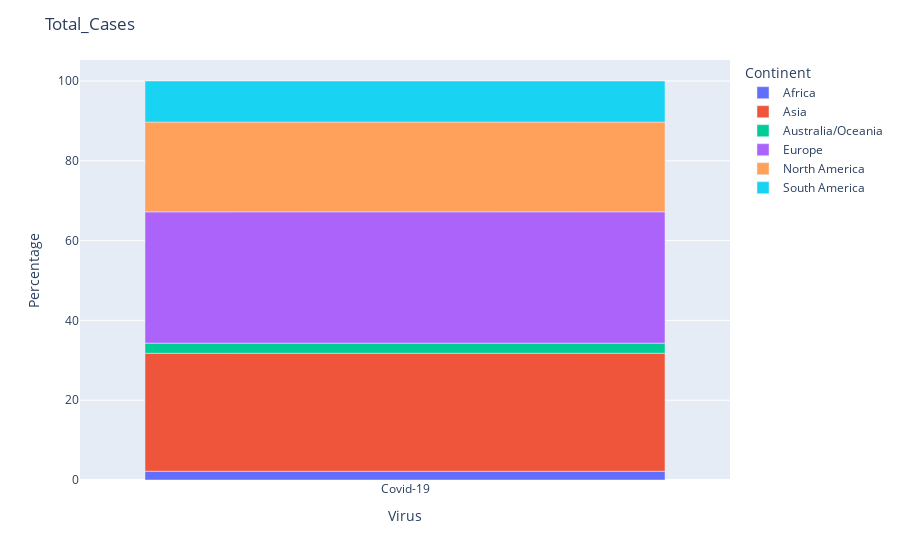
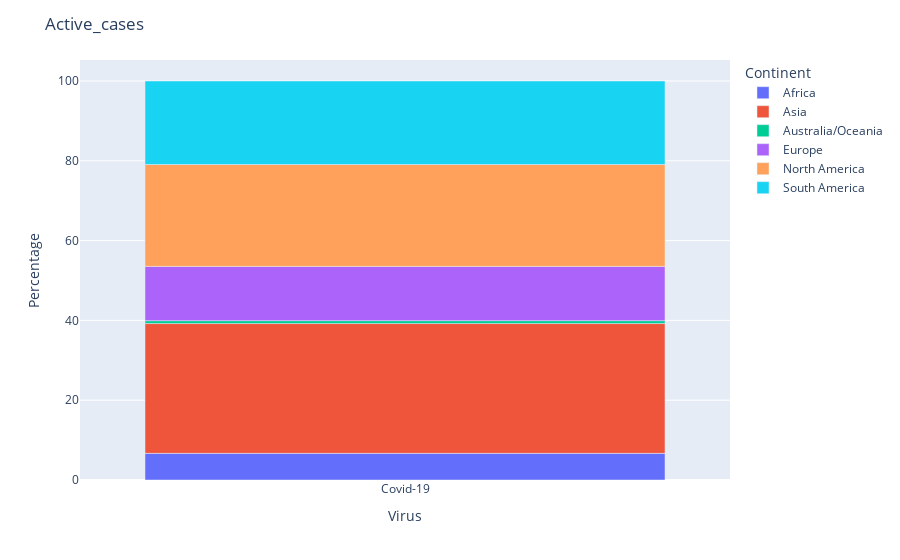
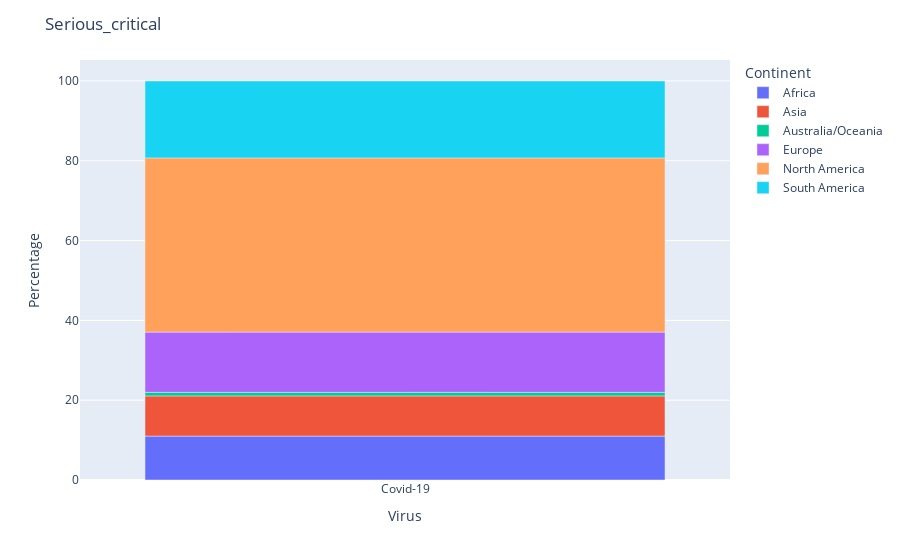
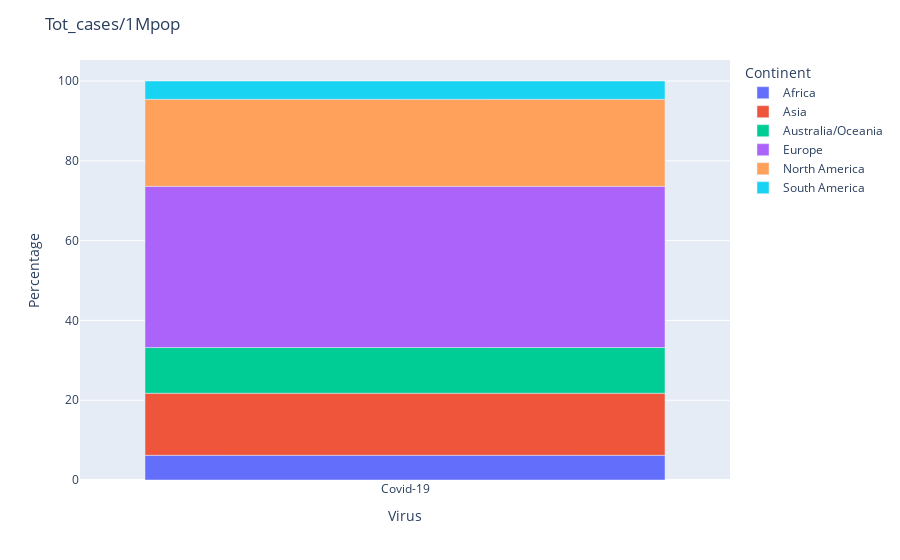

The notebook cell saved with these charts, in order:
### Code cell
continent_visuals(case_list)

### Figure 1 — Plotly figure (JSON) as saved in the notebook; plotly's stock layout.template omitted (floating-point values rounded to 4 significant figures)
{"data": [{"alignmentgroup": "True", "customdata": [[12599404]], "hovertemplate": "Continent=Africa<br>Virus=%{x}<br>Percentage=%{y}<br>Total_Cases=%{customdata[0]}<extra></extra>", "legendgroup": "Africa", "marker": {"color": "#636efa", "pattern": {"shape": ""}}, "name": "Africa", "offsetgroup": "Africa", "orientation": "v", "showlegend": true, "textposition": "auto", "type": "bar", "x": ["Covid-19"], "xaxis": "x", "y": [2.19], "yaxis": "y"}, {"alignmentgroup": "True", "customdata": [[170084375]], "hovertemplate": "Continent=Asia<br>Virus=%{x}<br>Percentage=%{y}<br>Total_Cases=%{customdata[0]}<extra></extra>", "legendgroup": "Asia", "marker": {"color": "#EF553B", "pattern": {"shape": ""}}, "name": "Asia", "offsetgroup": "Asia", "orientation": "v", "showlegend": true, "textposition": "auto", "type": "bar", "x": ["Covid-19"], "xaxis": "x", "y": [29.57], "yaxis": "y"}, {"alignmentgroup": "True", "customdata": [[14615770]], "hovertemplate": "Continent=Australia/Oceania<br>Virus=%{x}<br>Percentage=%{y}<br>Total_Cases=%{customdata[0]}<extra></extra>", "legendgroup": "Australia/Oceania", "marker": {"color": "#00cc96", "pattern": {"shape": ""}}, "name": "Australia/Oceania", "offsetgroup": "Australia/Oceania", "orientation": "v", "showlegend": true, "textposition": "auto", "type": "bar", "x": ["Covid-19"], "xaxis": "x", "y": [2.54], "yaxis": "y"}, {"alignmentgroup": "True", "customdata": [[189315709]], "hovertemplate": "Continent=Europe<br>Virus=%{x}<br>Percentage=%{y}<br>Total_Cases=%{customdata[0]}<extra></extra>", "legendgroup": "Europe", "marker": {"color": "#ab63fa", "pattern": {"shape": ""}}, "name": "Europe", "offsetgroup": "Europe", "orientation": "v", "showlegend": true, "textposition": "auto", "type": "bar", "x": ["Covid-19"], "xaxis": "x", "y": [32.91], "yaxis": "y"}, {"alignmentgroup": "True", "customdata": [[129420039]], "hovertemplate": "Continent=North America<br>Virus=%{x}<br>Percentage=%{y}<br>Total_Cases=%{customdata[0]}<extra></extra>", "legendgroup": "North America", "marker": {"color": "#FFA15A", "pattern": {"shape": ""}}, "name": "North America", "offsetgroup": "North America", "orientation": "v", "showlegend": true, "textposition": "auto", "type": "bar", "x": ["Covid-19"], "xaxis": "x", "y": [22.5], "yaxis": "y"}, {"alignmentgroup": "True", "customdata": [[59222742]], "hovertemplate": "Continent=South America<br>Virus=%{x}<br>Percentage=%{y}<br>Total_Cases=%{customdata[0]}<extra></extra>", "legendgroup": "South America", "marker": {"color": "#19d3f3", "pattern": {"shape": ""}}, "name": "South America", "offsetgroup": "South America", "orientation": "v", "showlegend": true, "textposition": "auto", "type": "bar", "x": ["Covid-19"], "xaxis": "x", "y": [10.29], "yaxis": "y"}], "layout": {"barmode": "relative", "legend": {"title": {"text": "Continent"}, "tracegroupgap": 0}, "margin": {"t": 60}, "title": {"text": "Total_Cases"}, "xaxis": {"anchor": "y", "domain": [0, 1], "title": {"text": "Virus"}}, "yaxis": {"anchor": "x", "domain": [0, 1], "title": {"text": "Percentage"}}}}

### Figure 2 — Plotly figure (JSON) as saved in the notebook; plotly's stock layout.template omitted (floating-point values rounded to 4 significant figures)
{"data": [{"alignmentgroup": "True", "customdata": [[393713]], "hovertemplate": "Continent=Africa<br>Virus=%{x}<br>Percentage=%{y}<br>Active_cases=%{customdata[0]}<extra></extra>", "legendgroup": "Africa", "marker": {"color": "#636efa", "pattern": {"shape": ""}}, "name": "Africa", "offsetgroup": "Africa", "orientation": "v", "showlegend": true, "textposition": "auto", "type": "bar", "x": ["Covid-19"], "xaxis": "x", "y": [6.68], "yaxis": "y"}, {"alignmentgroup": "True", "customdata": [[1916844]], "hovertemplate": "Continent=Asia<br>Virus=%{x}<br>Percentage=%{y}<br>Active_cases=%{customdata[0]}<extra></extra>", "legendgroup": "Asia", "marker": {"color": "#EF553B", "pattern": {"shape": ""}}, "name": "Asia", "offsetgroup": "Asia", "orientation": "v", "showlegend": true, "textposition": "auto", "type": "bar", "x": ["Covid-19"], "xaxis": "x", "y": [32.53], "yaxis": "y"}, {"alignmentgroup": "True", "customdata": [[42574]], "hovertemplate": "Continent=Australia/Oceania<br>Virus=%{x}<br>Percentage=%{y}<br>Active_cases=%{customdata[0]}<extra></extra>", "legendgroup": "Australia/Oceania", "marker": {"color": "#00cc96", "pattern": {"shape": ""}}, "name": "Australia/Oceania", "offsetgroup": "Australia/Oceania", "orientation": "v", "showlegend": true, "textposition": "auto", "type": "bar", "x": ["Covid-19"], "xaxis": "x", "y": [0.72], "yaxis": "y"}, {"alignmentgroup": "True", "customdata": [[801956]], "hovertemplate": "Continent=Europe<br>Virus=%{x}<br>Percentage=%{y}<br>Active_cases=%{customdata[0]}<extra></extra>", "legendgroup": "Europe", "marker": {"color": "#ab63fa", "pattern": {"shape": ""}}, "name": "Europe", "offsetgroup": "Europe", "orientation": "v", "showlegend": true, "textposition": "auto", "type": "bar", "x": ["Covid-19"], "xaxis": "x", "y": [13.61], "yaxis": "y"}, {"alignmentgroup": "True", "customdata": [[1504453]], "hovertemplate": "Continent=North America<br>Virus=%{x}<br>Percentage=%{y}<br>Active_cases=%{customdata[0]}<extra></extra>", "legendgroup": "North America", "marker": {"color": "#FFA15A", "pattern": {"shape": ""}}, "name": "North America", "offsetgroup": "North America", "orientation": "v", "showlegend": true, "textposition": "auto", "type": "bar", "x": ["Covid-19"], "xaxis": "x", "y": [25.53], "yaxis": "y"}, {"alignmentgroup": "True", "customdata": [[1233683]], "hovertemplate": "Continent=South America<br>Virus=%{x}<br>Percentage=%{y}<br>Active_cases=%{customdata[0]}<extra></extra>", "legendgroup": "South America", "marker": {"color": "#19d3f3", "pattern": {"shape": ""}}, "name": "South America", "offsetgroup": "South America", "orientation": "v", "showlegend": true, "textposition": "auto", "type": "bar", "x": ["Covid-19"], "xaxis": "x", "y": [20.93], "yaxis": "y"}], "layout": {"barmode": "relative", "legend": {"title": {"text": "Continent"}, "tracegroupgap": 0}, "margin": {"t": 60}, "title": {"text": "Active_cases"}, "xaxis": {"anchor": "y", "domain": [0, 1], "title": {"text": "Virus"}}, "yaxis": {"anchor": "x", "domain": [0, 1], "title": {"text": "Percentage"}}}}

### Figure 3 — Plotly figure (JSON) as saved in the notebook; plotly's stock layout.template omitted (floating-point values rounded to 4 significant figures)
{"data": [{"alignmentgroup": "True", "customdata": [[366]], "hovertemplate": "Continent=Africa<br>Virus=%{x}<br>Percentage=%{y}<br>Serious_critical=%{customdata[0]}<extra></extra>", "legendgroup": "Africa", "marker": {"color": "#636efa", "pattern": {"shape": ""}}, "name": "Africa", "offsetgroup": "Africa", "orientation": "v", "showlegend": true, "textposition": "auto", "type": "bar", "x": ["Covid-19"], "xaxis": "x", "y": [11], "yaxis": "y"}, {"alignmentgroup": "True", "customdata": [[335]], "hovertemplate": "Continent=Asia<br>Virus=%{x}<br>Percentage=%{y}<br>Serious_critical=%{customdata[0]}<extra></extra>", "legendgroup": "Asia", "marker": {"color": "#EF553B", "pattern": {"shape": ""}}, "name": "Asia", "offsetgroup": "Asia", "orientation": "v", "showlegend": true, "textposition": "auto", "type": "bar", "x": ["Covid-19"], "xaxis": "x", "y": [10.07], "yaxis": "y"}, {"alignmentgroup": "True", "customdata": [[30]], "hovertemplate": "Continent=Australia/Oceania<br>Virus=%{x}<br>Percentage=%{y}<br>Serious_critical=%{customdata[0]}<extra></extra>", "legendgroup": "Australia/Oceania", "marker": {"color": "#00cc96", "pattern": {"shape": ""}}, "name": "Australia/Oceania", "offsetgroup": "Australia/Oceania", "orientation": "v", "showlegend": true, "textposition": "auto", "type": "bar", "x": ["Covid-19"], "xaxis": "x", "y": [0.9], "yaxis": "y"}, {"alignmentgroup": "True", "customdata": [[502]], "hovertemplate": "Continent=Europe<br>Virus=%{x}<br>Percentage=%{y}<br>Serious_critical=%{customdata[0]}<extra></extra>", "legendgroup": "Europe", "marker": {"color": "#ab63fa", "pattern": {"shape": ""}}, "name": "Europe", "offsetgroup": "Europe", "orientation": "v", "showlegend": true, "textposition": "auto", "type": "bar", "x": ["Covid-19"], "xaxis": "x", "y": [15.09], "yaxis": "y"}, {"alignmentgroup": "True", "customdata": [[1452]], "hovertemplate": "Continent=North America<br>Virus=%{x}<br>Percentage=%{y}<br>Serious_critical=%{customdata[0]}<extra></extra>", "legendgroup": "North America", "marker": {"color": "#FFA15A", "pattern": {"shape": ""}}, "name": "North America", "offsetgroup": "North America", "orientation": "v", "showlegend": true, "textposition": "auto", "type": "bar", "x": ["Covid-19"], "xaxis": "x", "y": [43.66], "yaxis": "y"}, {"alignmentgroup": "True", "customdata": [[641]], "hovertemplate": "Continent=South America<br>Virus=%{x}<br>Percentage=%{y}<br>Serious_critical=%{customdata[0]}<extra></extra>", "legendgroup": "South America", "marker": {"color": "#19d3f3", "pattern": {"shape": ""}}, "name": "South America", "offsetgroup": "South America", "orientation": "v", "showlegend": true, "textposition": "auto", "type": "bar", "x": ["Covid-19"], "xaxis": "x", "y": [19.27], "yaxis": "y"}], "layout": {"barmode": "relative", "legend": {"title": {"text": "Continent"}, "tracegroupgap": 0}, "margin": {"t": 60}, "title": {"text": "Serious_critical"}, "xaxis": {"anchor": "y", "domain": [0, 1], "title": {"text": "Virus"}}, "yaxis": {"anchor": "x", "domain": [0, 1], "title": {"text": "Percentage"}}}}

### Figure 4 — Plotly figure (JSON) as saved in the notebook; plotly's stock layout.template omitted (floating-point values rounded to 4 significant figures)
{"data": [{"alignmentgroup": "True", "customdata": [[2488078]], "hovertemplate": "Continent=Africa<br>Virus=%{x}<br>Percentage=%{y}<br>Tot_cases/1Mpop=%{customdata[0]}<extra></extra>", "legendgroup": "Africa", "marker": {"color": "#636efa", "pattern": {"shape": ""}}, "name": "Africa", "offsetgroup": "Africa", "orientation": "v", "showlegend": true, "textposition": "auto", "type": "bar", "x": ["Covid-19"], "xaxis": "x", "y": [6.19], "yaxis": "y"}, {"alignmentgroup": "True", "customdata": [[6248760]], "hovertemplate": "Continent=Asia<br>Virus=%{x}<br>Percentage=%{y}<br>Tot_cases/1Mpop=%{customdata[0]}<extra></extra>", "legendgroup": "Asia", "marker": {"color": "#EF553B", "pattern": {"shape": ""}}, "name": "Asia", "offsetgroup": "Asia", "orientation": "v", "showlegend": true, "textposition": "auto", "type": "bar", "x": ["Covid-19"], "xaxis": "x", "y": [15.56], "yaxis": "y"}, {"alignmentgroup": "True", "customdata": [[4597443]], "hovertemplate": "Continent=Australia/Oceania<br>Virus=%{x}<br>Percentage=%{y}<br>Tot_cases/1Mpop=%{customdata[0]}<extra></extra>", "legendgroup": "Australia/Oceania", "marker": {"color": "#00cc96", "pattern": {"shape": ""}}, "name": "Australia/Oceania", "offsetgroup": "Australia/Oceania", "orientation": "v", "showlegend": true, "textposition": "auto", "type": "bar", "x": ["Covid-19"], "xaxis": "x", "y": [11.45], "yaxis": "y"}, {"alignmentgroup": "True", "customdata": [[16227112]], "hovertemplate": "Continent=Europe<br>Virus=%{x}<br>Percentage=%{y}<br>Tot_cases/1Mpop=%{customdata[0]}<extra></extra>", "legendgroup": "Europe", "marker": {"color": "#ab63fa", "pattern": {"shape": ""}}, "name": "Europe", "offsetgroup": "Europe", "orientation": "v", "showlegend": true, "textposition": "auto", "type": "bar", "x": ["Covid-19"], "xaxis": "x", "y": [40.4], "yaxis": "y"}, {"alignmentgroup": "True", "customdata": [[8763732]], "hovertemplate": "Continent=North America<br>Virus=%{x}<br>Percentage=%{y}<br>Tot_cases/1Mpop=%{customdata[0]}<extra></extra>", "legendgroup": "North America", "marker": {"color": "#FFA15A", "pattern": {"shape": ""}}, "name": "North America", "offsetgroup": "North America", "orientation": "v", "showlegend": true, "textposition": "auto", "type": "bar", "x": ["Covid-19"], "xaxis": "x", "y": [21.82], "yaxis": "y"}, {"alignmentgroup": "True", "customdata": [[1842931]], "hovertemplate": "Continent=South America<br>Virus=%{x}<br>Percentage=%{y}<br>Tot_cases/1Mpop=%{customdata[0]}<extra></extra>", "legendgroup": "South America", "marker": {"color": "#19d3f3", "pattern": {"shape": ""}}, "name": "South America", "offsetgroup": "South America", "orientation": "v", "showlegend": true, "textposition": "auto", "type": "bar", "x": ["Covid-19"], "xaxis": "x", "y": [4.59], "yaxis": "y"}], "layout": {"barmode": "relative", "legend": {"title": {"text": "Continent"}, "tracegroupgap": 0}, "margin": {"t": 60}, "title": {"text": "Tot_cases/1Mpop"}, "xaxis": {"anchor": "y", "domain": [0, 1], "title": {"text": "Virus"}}, "yaxis": {"anchor": "x", "domain": [0, 1], "title": {"text": "Percentage"}}}}
